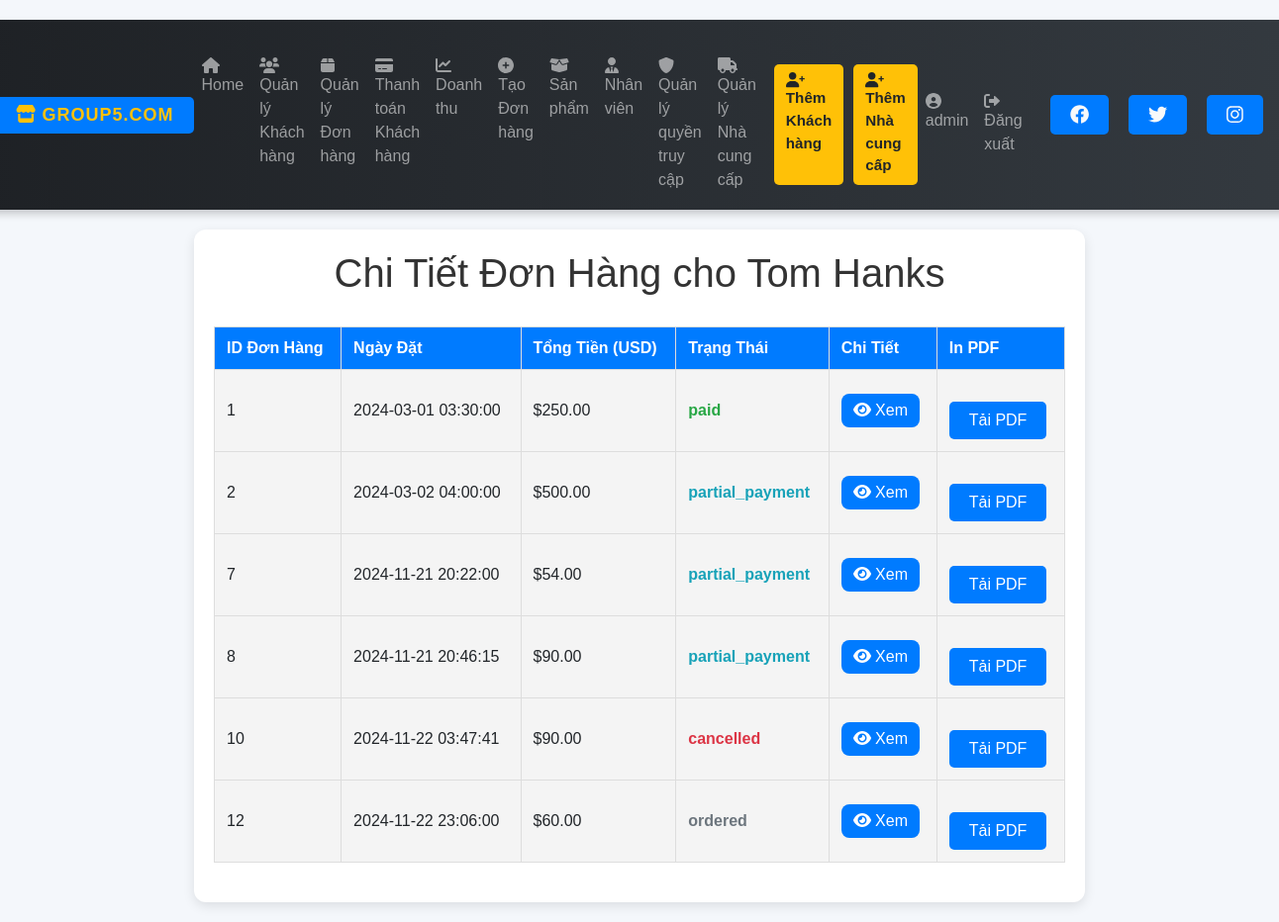
/customer_orders.php?customer_id=1 (signed in), run on the app's committed database.
### tables this page shows
CREATE TABLE `customer` (
  `CusId` int(11) NOT NULL,
  `Fname` varchar(100) DEFAULT NULL,
  `Lname` varchar(100) DEFAULT NULL,
  `Phone` varchar(15) DEFAULT NULL,
  `Address` varchar(200) DEFAULT NULL,
  `Dept` decimal(10,2) DEFAULT NULL,
  `ECode` int(11) DEFAULT NULL
);

CREATE TABLE `orders` (
  `OCode` int(11) NOT NULL,
  `TotalPrice` decimal(10,2) DEFAULT NULL,
  `OrderTime` timestamp NOT NULL DEFAULT current_timestamp(),
  `Status` varchar(50) DEFAULT NULL,
  `HandleTime` timestamp NULL DEFAULT NULL,
  `ECode` int(11) DEFAULT NULL,
  `CusId` int(11) DEFAULT NULL,
  `Cancellation_Reason` varchar(255) DEFAULT NULL
);

### customer_orders.php (the view, shortened to what this page needs)
<?php
include "nav.php";
require 'connect.php';
$customer_id = $_GET['customer_id'];
$customer_stmt = $conn->prepare("SELECT Fname, Lname FROM customer WHERE CusId = ?");
$customer_stmt->execute([$customer_id]);
$customer = $customer_stmt->fetch(PDO::FETCH_ASSOC);
$order_stmt = $conn->prepare("
    SELECT OCode AS order_id, OrderTime AS order_date, TotalPrice AS total_amount, Status AS status, HandleTime
    FROM orders
    WHERE CusId = ?
");
$order_stmt->execute([$customer_id]);
$orders = $order_stmt->fetchAll(PDO::FETCH_ASSOC);
?>
<!DOCTYPE html>
<html lang="vi">
<head>
    <link rel="stylesheet" href="styles.css">
    <link rel="stylesheet" href="customer_orders.css">
</head>
<body>
<div class="container">
    <h1>Chi Tiết Đơn Hàng cho <?= htmlspecialchars($customer['Fname'] . " " . $customer['Lname']); ?></h1>
    <table>
        <tr>
            <th>ID Đơn Hàng</th>
            <th>Ngày Đặt</th>
            <th>Tổng Tiền (USD)</th>
            <th>Trạng Thái</th>
            <th>Chi Tiết</th>
            <th>In PDF</th>
        </tr>
        <?php if (!empty($orders)): ?>
            <?php foreach ($orders as $order): ?>
                <tr>
                    <td><?= htmlspecialchars($order['order_id']); ?></td>
                    <td><?= htmlspecialchars($order['order_date']); ?></td>
                    <td>$<?= htmlspecialchars(number_format($order['total_amount'], 2)); ?></td>
                    <td class="status-<?= htmlspecialchars(strtolower($order['status'])); ?>">
                        <?= htmlspecialchars($order['status']); ?>
                    </td>
                    <td>
                        <button class="toggle-btn" onclick="toggleDetails(<?= $order['order_id']; ?>)">
                           <i class="fas fa-eye"></i> Xem
                        </button>
                    </td>
                    <td>
                        <a href="generate_order_pdf.php?order_id=<?= $order['order_id']; ?>" target="_blank">
                            Tải PDF
                        </a>
                    </td>
                </tr>
            <?php endforeach; ?>
        <?php else: ?>
            <tr>
                <td colspan="6" class="no-data">Không có đơn hàng nào cho khách hàng này.</td>
            </tr>
        <?php endif; ?>
    </table>
</div>
</body>
</html>

### styles.css (style rules this page uses)
body { font-family: Arial, sans-serif; background-color: #f4f4f4; margin: 0; padding: 0; }
h1, h2 { color: #333; }
.container { width: 80%; margin: 0 auto; background-color: #fff; padding: 20px; box-shadow: 0 0 10px rgba(0, 0, 0, 0.1); margin-top: 20px; }
table { width: 100%; border-collapse: collapse; margin-top: 20px; }
table, th, td { border: 1px solid #ddd; }
th, td { padding: 10px; text-align: left; }
th { background-color: #f2f2f2; }
a { display: inline-block; margin-top: 20px; padding: 10px 20px; background-color: #007bff; color: #fff; text-decoration: none; border-radius: 5px; }

### customer_orders.css (style rules this page uses)
body { font-family: Arial, sans-serif; background: #f4f7fb; display: flex; flex-direction: column; align-items: center; padding: 20px; }
.container { max-width: 900px; width: 100%; padding: 20px; border-radius: 12px; box-shadow: 0px 4px 12px rgba(0, 0, 0, 0.1); background: #fff; }
h1 { color: #333; text-align: center; margin-bottom: 30px; }
table { width: 100%; border-collapse: collapse; margin-bottom: 20px; background: #f9f9f9; }
th, td { padding: 12px; text-align: left; border-bottom: 1px solid #ddd; }
th { background-color: #007bff; color: white; }
tr:nth-child(even) { background-color: #f4f4f4; }
.toggle-btn { background: #007bff; color: #fff; border: none; padding: 8px 12px; border-radius: 8px; cursor: pointer; transition: background-color 0.3s ease; }
.status-paid { color: #28a745; font-weight: bold; }
.status-partial_payment { color: #17a2b8; font-weight: bold; }
.status-ordered { color: #6c757d; font-weight: bold; }
.status-cancelled { color: #dc3545; font-weight: bold; }

### data on the page
customer: Fname+Lname "Tom Hanks"
orders: OCode "1", OrderTime "2024-03-01 03:30:00", TotalPrice "250.00", Status "paid"
orders: OCode "2", OrderTime "2024-03-02 04:00:00", TotalPrice "500.00", Status "partial_payment"
orders: OCode "7", OrderTime "2024-11-21 20:22:00", TotalPrice "54.00", Status "partial_payment"
orders: OCode "8", OrderTime "2024-11-21 20:46:15", TotalPrice "90.00", Status "partial_payment"
orders: OCode "10", OrderTime "2024-11-22 03:47:41", TotalPrice "90.00", Status "cancelled"
orders: OCode "12", OrderTime "2024-11-22 23:06:00", TotalPrice "60.00", Status "ordered"

### other printed values
$_SESSION['username'] "admin"
